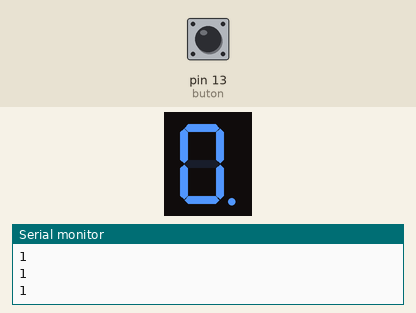
A sketch run on a simulated Arduino Uno, built with avr-gcc and run on an emulated ATmega328P. On the bench: 1-digit seven-segment display, the last lines printed to the serial monitor. Wiring (inferred from the names in the program): 1-digit 7-segment display, segments lit when HIGH: segments pin 3, pin 2, pin 8, pin 7, pin 6, pin 11, pin 5, pin 9. The test bench sets the inputs (shaded band); at power-on: pin 13 (buton) HIGH. The segment pins are drawn as the display they are named for.

Above: at 1.2 s.
1.3 s: pin 13 (buton) pulled LOW for 1 s
At 3.5 s:
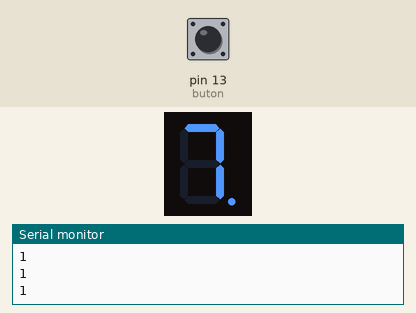
3.8 s: pin 13 (buton) pulled LOW for 0.15 s
At 4.5 s:
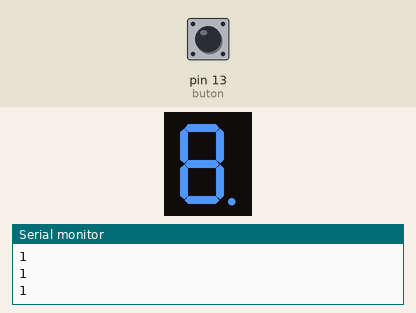
5.5 s: pin 13 (buton) pulled LOW for 0.15 s
At 6.4 s:
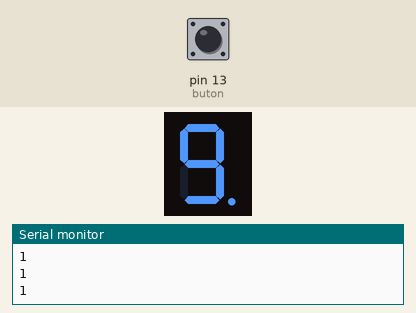
Timing chart, 0 to 8.5 s (numbered marks = the images above; inputs shaded):
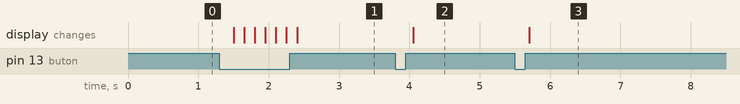

The sketch:

counter.ino
```cpp
#include "SevSeg.h"
SevSeg sevseg;

int buton = 13;
int count = 0;
int a = 3;
int b = 2;
int c = 8;
int d = 7;
int e = 6;
int g = 5;
int f = 11;
int dp=9;

void setup() {
  // //Defines arduino pin connections in order: A, B, C, D, E, F, G, DP
  // byte segmentPins[] = { 3, 2, 8, 7, 6, 5, 11, 9 };
  // bool resistorsOnSegments = true;
  // Display type
  //byte hardwareConfig = COMMON_CATHODE;
  //Initialize sevseg object
  // sevseg.begin(hardwareConfig, numDigits, digitPins, segmentPins, resistorsOnSegments);
  // sevseg.setBrightness(90);

  pinMode(buton, INPUT);
  pinMode(a, OUTPUT);
  pinMode(b, OUTPUT);
  pinMode(c, OUTPUT);
  pinMode(d, OUTPUT);
  pinMode(e, OUTPUT);
  pinMode(f, OUTPUT);
  pinMode(g, OUTPUT);
  pinMode(dp, OUTPUT);
  Serial.begin(9600);
}

void loop() {
  //Display numbers one by one with 2 seconds delay
  Serial.println(digitalRead(buton));
  numarDis(count);

  if (digitalRead(buton) == 0) {
    count = count + 1;
  }

  if (count == 10) {
    count = 0;
  }

  delay(150);
}

void numarDis(int nr) {
#define h HIGH
#define l LOW

  switch (nr) {
    case 0:
      digitalWrite(a, h);
      digitalWrite(b, h);
      digitalWrite(c, h);
      digitalWrite(d, h);
      digitalWrite(e, h);
      digitalWrite(f, h);
      digitalWrite(g, l);
      digitalWrite(dp, h);
      break;

    case 1:
      digitalWrite(a, l);
      digitalWrite(b, h);
      digitalWrite(c, h);
      digitalWrite(d, l);
      digitalWrite(e, l);
      digitalWrite(f, l);
      digitalWrite(g, l);
      digitalWrite(dp, h);
      break;

    case 2:
      digitalWrite(a, h);
      digitalWrite(b, h);
      digitalWrite(c, l);
      digitalWrite(d, h);
      digitalWrite(e, h);
      digitalWrite(f, l);
      digitalWrite(g, h);
      digitalWrite(dp, h);
      break;

    case 3:
      digitalWrite(a, h);
      digitalWrite(b, h);
      digitalWrite(c, h);
      digitalWrite(d, h);
      digitalWrite(e, l);
      digitalWrite(f, l);
      digitalWrite(g, h);
      digitalWrite(dp, h);
      break;

    case 4:
      digitalWrite(a, l);
      digitalWrite(b, h);
      digitalWrite(c, h);
      digitalWrite(d, l);
      digitalWrite(e, l);
      digitalWrite(f, h);
      digitalWrite(g, h);
      digitalWrite(dp, h);
      break;

    case 5:
      digitalWrite(a, h);
      digitalWrite(b, l);
      digitalWrite(c, h);
      digitalWrite(d, h);
      digitalWrite(e, l);
      digitalWrite(f, h);
      digitalWrite(g, h);
      digitalWrite(dp, h);
      break;

    case 6:
      digitalWrite(a, h);
      digitalWrite(b, l);
      digitalWrite(c, h);
      digitalWrite(d, h);
      digitalWrite(e, h);
      digitalWrite(f, h);
      digitalWrite(g, h);
      digitalWrite(dp, h);
      break;

    case 7:
      digitalWrite(a, h);
      digitalWrite(b, h);
      digitalWrite(c, h);
      digitalWrite(d, l);
      digitalWrite(e, l);
      digitalWrite(f, l);
      digitalWrite(g, l);
      digitalWrite(dp, h);
      break;

    case 8:
      digitalWrite(a, h);
      digitalWrite(b, h);
      digitalWrite(c, h);
      digitalWrite(d, h);
      digitalWrite(e, h);
      digitalWrite(f, h);
      digitalWrite(g, h);
      digitalWrite(dp, h);
      break;

    case 9:
      digitalWrite(a, h);
      digitalWrite(b, h);
      digitalWrite(c, h);
      digitalWrite(d, h);
      digitalWrite(e, l);
      digitalWrite(f, h);
      digitalWrite(g, h);
      digitalWrite(dp, h);
      break;
  }
}
```

Measured:
- after the input at 1.3 s, the display: first changes after 0.20 s (image 1 shows a later state)
- after the input at 3.8 s, the display: changes after 0.25 s (image 2)
- after the input at 5.5 s, the display: changes after 0.21 s (image 3)
